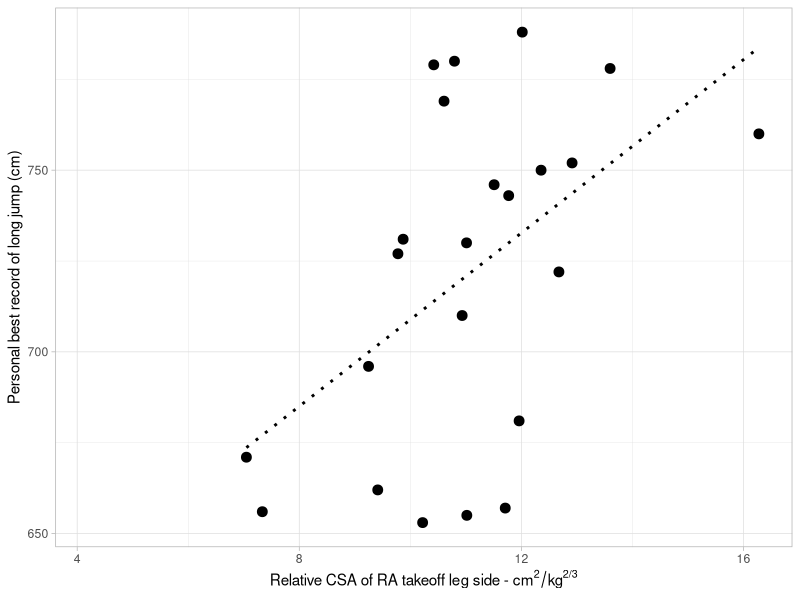

Source code (R):
## ---- chunk 1
knitr::opts_chunk$set(echo = TRUE,
                      warning = FALSE,
                      error = FALSE,
                      message = FALSE,
                      fig.align = "center",
                      fig.width = 8.5,
                      fig.height = 5,
                      collapse = TRUE)
## ---- chunk 2
library(readxl)
library(tidyverse)
datos <- read_xlsx("../data/Data_Paper_Plos_One_Muscle.xlsx", skip = 3,
                   na = "N/A", n_max = 47) %>% 
  rename(RA_takeof_leg = RA...7,
         OB_takeof_leg = OB...8,
         PM_takeof_leg = PM...9,
         QL_takeof_leg = QL...10,
         ES_takeof_leg = ES...11,
         Gmax_takeof_leg = Gmax...12,
         Gmed_takeof_leg = Gmed...13,
         IL_takeof_leg = IL...14,
         RA_free_leg = RA...15,
         OB_free_leg = OB...16,
         PM_free_leg = PM...17,
         QL_free_leg = QL...18,
         ES_free_leg = ES...19,
         Gmax_free_leg = Gmax...20,
         Gmed_free_leg = Gmed...21,
         IL_free_leg = IL...22,
         id = ID,
         edad = `Age (years)`,
         altura_cm = `Height (cm)`,
         imc = `Body mass (kg)`,
         dist_salto_cm = `long jump distance (cm)`,
         sprint_100m_seconds = `100-m sprint time (s)`,
         grasa_subcut_cm2 = `Subcutaneous fat CSA (absolute value, cm2)`)
datos
## ---- chunk 3
library(ggplot2)
datos %>% 
  ggplot(data = ., aes(x = RA_takeof_leg, y = dist_salto_cm)) +
  geom_point(size = 3) +
  labs(x = expression('Relative CSA of RA takeoff leg side - cm'^"2"/'kg'^"2/3"),
       y = "Personal best record of long jump (cm)") +
  geom_smooth(method = "lm", se = FALSE, lty = 3, lwd = 1, color = "black") +
  theme_light()
